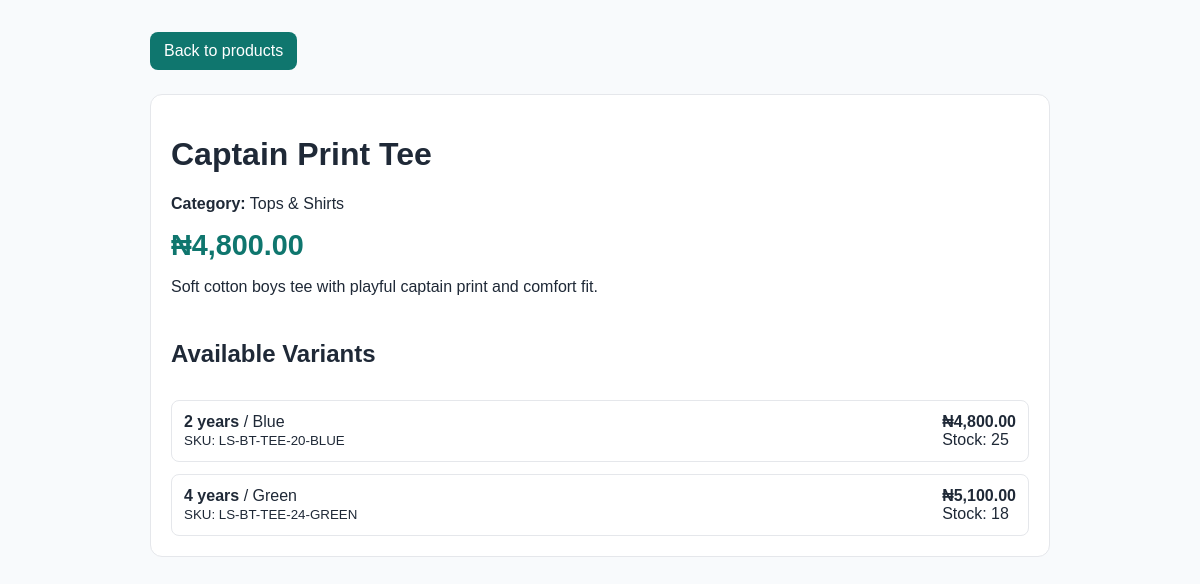
Page /product_detail.php?id=1 on the committed database.
### tables this page shows
CREATE TABLE products (
    product_id BIGINT UNSIGNED NOT NULL AUTO_INCREMENT,
    category_id BIGINT UNSIGNED NOT NULL,
    product_name VARCHAR(180) NOT NULL,
    brand VARCHAR(100) DEFAULT NULL,
    description TEXT,
    base_price DECIMAL(10,2) NOT NULL,
    status ENUM('active', 'draft', 'out_of_stock', 'archived') NOT NULL DEFAULT 'active',
    is_featured TINYINT(1) NOT NULL DEFAULT 0,
    is_new_arrival TINYINT(1) NOT NULL DEFAULT 0,
    created_at TIMESTAMP NOT NULL DEFAULT CURRENT_TIMESTAMP,
    updated_at TIMESTAMP NOT NULL DEFAULT CURRENT_TIMESTAMP ON UPDATE CURRENT_TIMESTAMP,
    PRIMARY KEY (product_id),
    KEY idx_products_category (category_id),
    KEY idx_products_name (product_name),
    CONSTRAINT fk_products_category FOREIGN KEY (category_id)
        REFERENCES categories(category_id)
        ON UPDATE CASCADE
        ON DELETE RESTRICT,
    CHECK (base_price >= 0)
);

CREATE TABLE categories (
    category_id BIGINT UNSIGNED NOT NULL AUTO_INCREMENT,
    parent_category_id BIGINT UNSIGNED DEFAULT NULL,
    category_name VARCHAR(100) NOT NULL,
    slug VARCHAR(120) NOT NULL,
    description TEXT,
    status ENUM('active', 'inactive') NOT NULL DEFAULT 'active',
    created_at TIMESTAMP NOT NULL DEFAULT CURRENT_TIMESTAMP,
    updated_at TIMESTAMP NOT NULL DEFAULT CURRENT_TIMESTAMP ON UPDATE CURRENT_TIMESTAMP,
    PRIMARY KEY (category_id),
    UNIQUE KEY uq_categories_slug (slug),
    KEY idx_categories_parent (parent_category_id),
    CONSTRAINT fk_categories_parent FOREIGN KEY (parent_category_id)
        REFERENCES categories(category_id)
        ON UPDATE CASCADE
        ON DELETE RESTRICT
);

CREATE TABLE product_variants (
    variant_id BIGINT UNSIGNED NOT NULL AUTO_INCREMENT,
    product_id BIGINT UNSIGNED NOT NULL,
    sku VARCHAR(100) NOT NULL,
    size_label VARCHAR(30) NOT NULL,
    colour VARCHAR(50) NOT NULL,
    variant_price DECIMAL(10,2) DEFAULT NULL,
    stock_quantity INT UNSIGNED NOT NULL DEFAULT 0,
    status ENUM('active', 'inactive', 'discontinued') NOT NULL DEFAULT 'active',
    created_at TIMESTAMP NOT NULL DEFAULT CURRENT_TIMESTAMP,
    updated_at TIMESTAMP NOT NULL DEFAULT CURRENT_TIMESTAMP ON UPDATE CURRENT_TIMESTAMP,
    PRIMARY KEY (variant_id),
    UNIQUE KEY uq_variants_sku (sku),
    KEY idx_variants_product (product_id),
    KEY idx_variants_sku_lookup (sku),
    CONSTRAINT fk_variants_product FOREIGN KEY (product_id)
        REFERENCES products(product_id)
        ON UPDATE CASCADE
        ON DELETE CASCADE,
    CHECK (stock_quantity >= 0),
    CHECK (variant_price IS NULL OR variant_price >= 0),
    CHECK (size_label <> ''),
    CHECK (colour <> '')
);

### app/ProductRepository.php (called while the page is built, shortened)
<?php
class ProductRepository
{
    public function getProductById(int $productId): ?array
    {
        $pdo = Database::getConnection();
        $sql = '
            SELECT p.*, c.category_name
            FROM products p
            INNER JOIN categories c ON c.category_id = p.category_id
            WHERE p.product_id = :product_id
            LIMIT 1
        ';
        $stmt = $pdo->prepare($sql);
        $stmt->execute(['product_id' => $productId]);
        $product = $stmt->fetch();
        return $product ?: null;
    }
    public function getVariantsForProduct(int $productId): array
    {
        $pdo = Database::getConnection();
        $sql = 'SELECT * FROM product_variants WHERE product_id = :product_id AND status = "active" ORDER BY size_label, colour';
        $stmt = $pdo->prepare($sql);
        $stmt->execute(['product_id' => $productId]);
        return $stmt->fetchAll();
    }
}

### product_detail.php (the view, shortened to what this page needs)
<?php
require __DIR__ . '/app/ProductRepository.php';
$productId = isset($_GET['id']) ? (int) $_GET['id'] : 0;
$repository = new ProductRepository();
$product = $repository->getProductById($productId);
$variants = $product ? $repository->getVariantsForProduct($productId) : [];
function formatMoney(float $amount): string
{
    return '₦' . number_format($amount, 2);
}
?>
<!DOCTYPE html>
<html lang="en">
<head>
</head>
<body>
<div class="container">
    <a href="product.php" class="btn">Back to products</a>
    <?php if (!$product): ?>
        <div class="card" style="margin-top: 24px;">Product not found.</div>
    <?php else: ?>
        <div class="card" style="margin-top: 24px;">
            <h1><?php echo htmlspecialchars($product['product_name'], ENT_QUOTES, 'UTF-8'); ?></h1>
            <p><strong>Category:</strong> <?php echo htmlspecialchars($product['category_name'], ENT_QUOTES, 'UTF-8'); ?></p>
            <div class="price"><?php echo formatMoney((float)$product['base_price']); ?></div>
            <p><?php echo nl2br(htmlspecialchars($product['description'] ?? '', ENT_QUOTES, 'UTF-8')); ?></p>
            <div class="variants">
                <h2>Available Variants</h2>
                <?php if (empty($variants)): ?>
                    <div class="card">No active variants for this product.</div>
                <?php else: ?>
                    <?php foreach ($variants as $variant): ?>
                        <div class="variant">
                            <div>
                                <strong><?php echo htmlspecialchars($variant['size_label'], ENT_QUOTES, 'UTF-8'); ?></strong>
                                <span> / <?php echo htmlspecialchars($variant['colour'], ENT_QUOTES, 'UTF-8'); ?></span><br>
                                <small>SKU: <?php echo htmlspecialchars($variant['sku'], ENT_QUOTES, 'UTF-8'); ?></small>
                            </div>
                            <div>
                                <div><strong><?php echo formatMoney((float)($variant['variant_price'] ?? $product['base_price'])); ?></strong></div>
                                <div>Stock: <?php echo (int)$variant['stock_quantity']; ?></div>
                            </div>
                        </div>
                    <?php endforeach; ?>
                <?php endif; ?>
            </div>
        </div>
    <?php endif; ?>
</div>
</body>
</html>

### product_detail.php (style rules this page uses)
body { font-family: Arial, sans-serif; background: #f8fafc; color: #1f2937; margin: 0; }
.container { max-width: 900px; margin: 0 auto; padding: 32px 20px 60px; }
.card { background: white; border: 1px solid #e5e7eb; border-radius: 12px; padding: 20px; }
.price { font-size: 1.8rem; font-weight: 700; color: #0f766e; margin: 12px 0; }
.variants { margin-top: 24px; display: grid; gap: 12px; }
.variant { display: flex; justify-content: space-between; align-items: center; border: 1px solid #e5e7eb; border-radius: 8px; padding: 12px; }
.btn { background: #0f766e; color: white; padding: 10px 14px; text-decoration: none; border-radius: 8px; display: inline-block; }

### rows in the picture
products: product_name "Captain Print Tee", category.category_name "Tops & Shirts", base_price "₦4,800.00", description "Soft cotton boys tee with playful captain print and comfort fit."
product_variants: size_label "2 years", colour "Blue", sku "LS-BT-TEE-20-BLUE", variant_price.base_price "₦4,800.00", stock_quantity "25"
product_variants: size_label "4 years", colour "Green", sku "LS-BT-TEE-24-GREEN", variant_price "₦5,100.00", stock_quantity "18"
